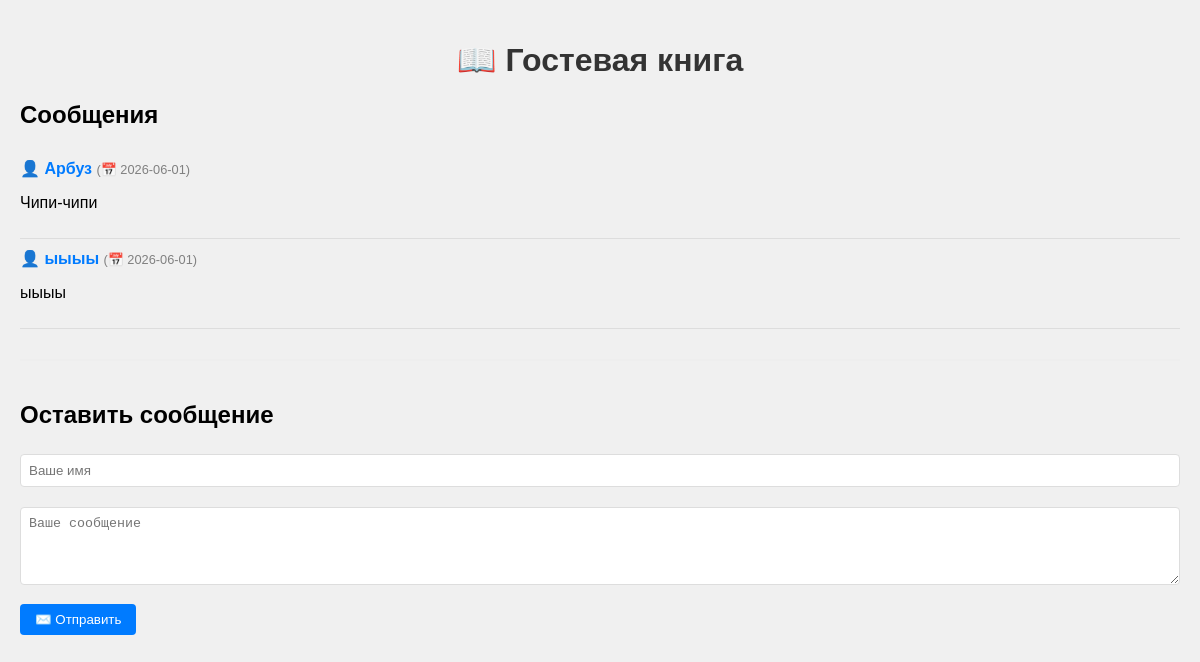
Before: / with the older database file.
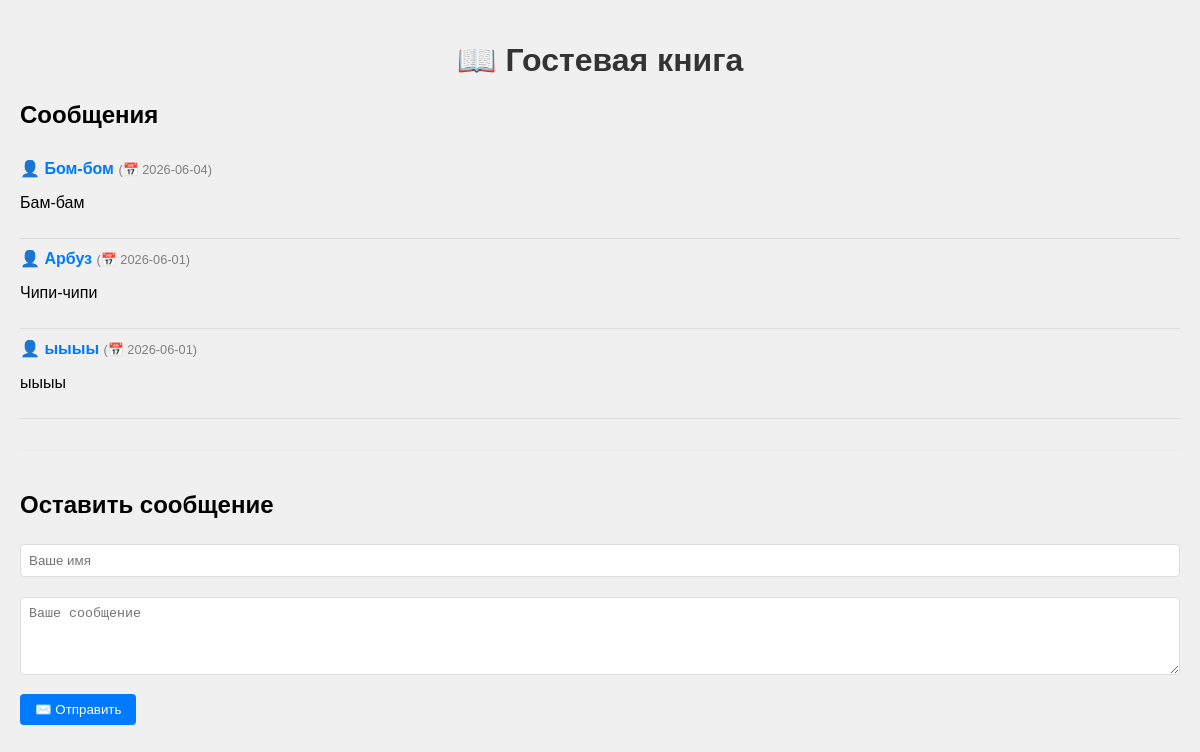
After: the same page with the newer database file.
### tables this page shows
CREATE TABLE messages (
            id INTEGER PRIMARY KEY AUTOINCREMENT,
            name TEXT NOT NULL,
            message TEXT NOT NULL,
            created_at DATE NOT NULL
        );

### app.py (the view)
@app.route('/')
def index():
    messages = get_all_messages()
    return render_template('index.html', messages=messages)

### database.py (called while the page is built)
def get_db_connection():
    conn = sqlite3.connect(DATABASE)
    conn.row_factory = sqlite3.Row
    return conn

def get_all_messages():
    conn = get_db_connection()
    messages = conn.execute(
        'SELECT * FROM messages ORDER BY created_at DESC'
    ).fetchall()
    conn.close()
    return messages

### templates/index.html (shortened to what this page needs)
<!DOCTYPE html>
<html>
<head>
    <link rel="stylesheet" href="{{ url_for('static', filename='style.css') }}">
</head>
<body>
    <h1>📖 Гостевая книга</h1>
    <h2>Сообщения</h2>
        {% if messages %}
            {% for msg in messages %}
            <div class="message">
                <strong>👤 {{ msg.name }}</strong> <small>(📅 {{ msg.created_at }})</small>
                <p>{{ msg.message }}</p>
            </div>
            {% endfor %}
        {% else %}
            <p>Пока нет сообщений. Будьте первым!</p>
        {% endif %}
        <div class="add-form">
            <h2>Оставить сообщение</h2>
            <form method="POST" action="/add">
                <input type="text" name="name" placeholder="Ваше имя" required>
                <textarea name="message" placeholder="Ваше сообщение" rows="4" required></textarea>
                <button type="submit">✉️ Отправить</button>
            </form>
        </div>
</body>
</html>

### static/style.css (style rules this page uses)
body { font-family: Arial, sans-serif; background-color: #f0f0f0; margin: 0; padding: 20px; }
h1 { text-align: center; color: #333; }
.message { border-bottom: 1px solid #ddd; padding: 10px 0; }
.message strong { color: #007bff; }
.message small { color: gray; font-size: 0.8em; }
.add-form { margin-top: 30px; padding-top: 20px; border-top: 2px solid #eee; }
input, textarea { width: 100%; padding: 8px; margin: 5px 0 15px 0; border: 1px solid #ddd; border-radius: 4px; box-sizing: border-box; }
button { background-color: #007bff; color: white; padding: 8px 15px; border: none; border-radius: 4px; cursor: pointer; }

Changed rows visible on the page:
added messages: name "Бом-бом", created_at "2026-06-04", message "Бам-бам"
